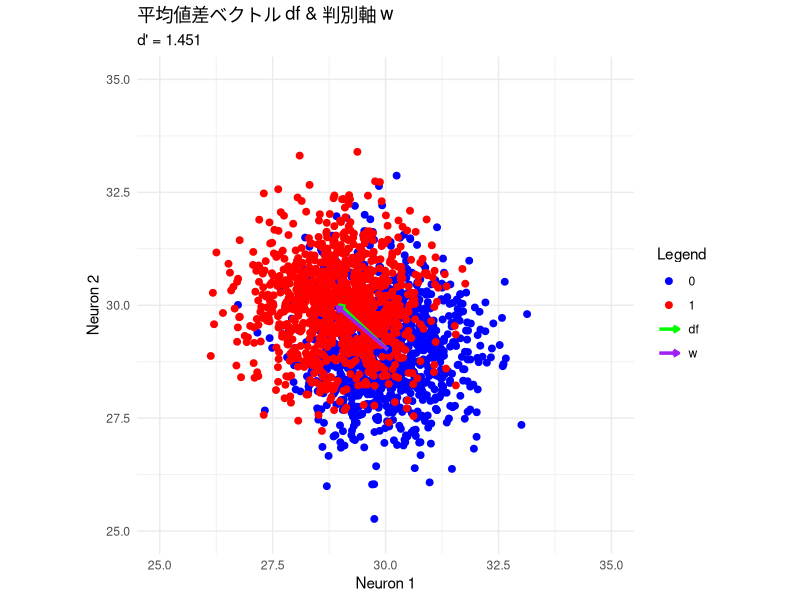
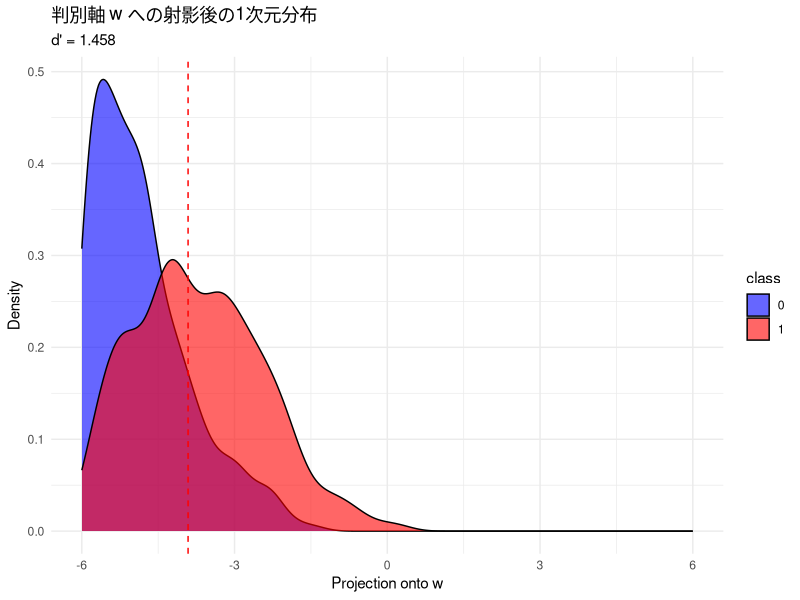
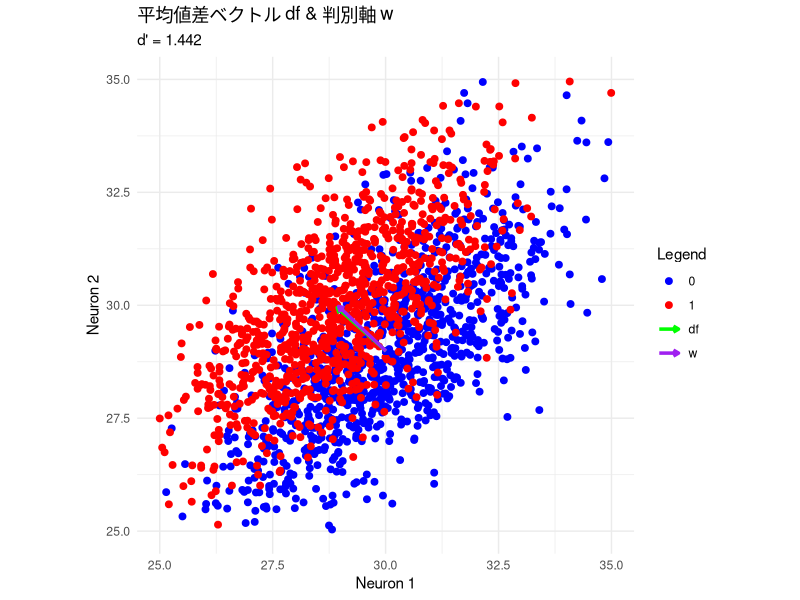
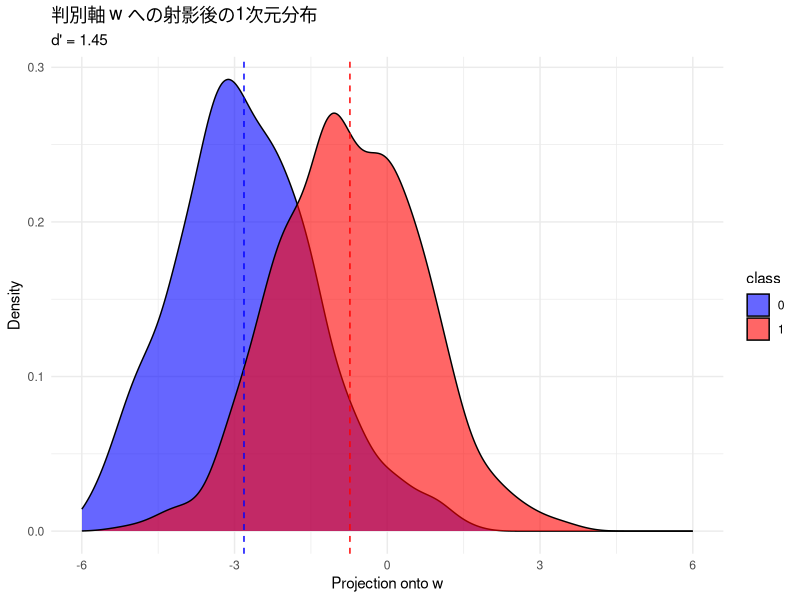
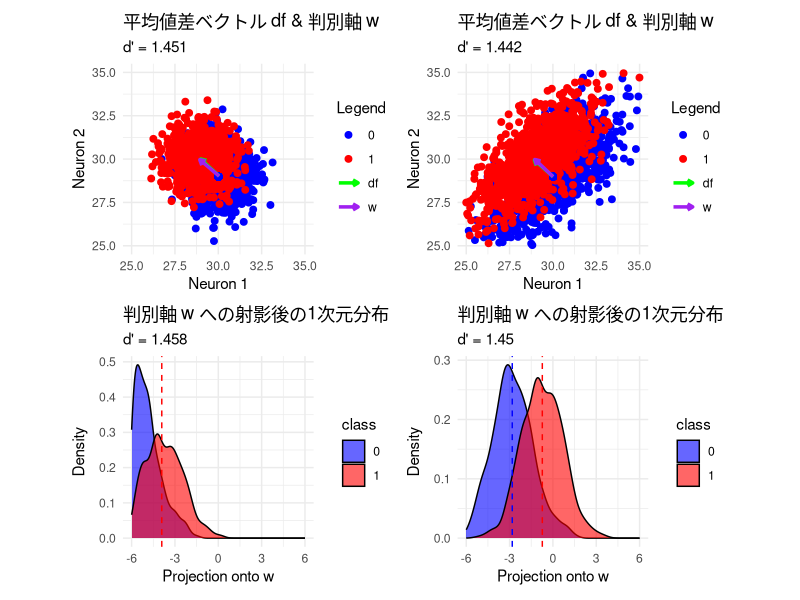

The R script that drew these images, in order:
# 2つのニューロンが「同じ方向に揺れる」ため、総和方向（信号方向）での変動が増える
# ニューロンが独立なら、一方が大きく揺れても、もう一方が逆方向に揺れることもあるので、総和方向では揺れがある程度打ち消される
# これによって総和方向の分散は抑えられる

library(ggplot2)
library(MASS)

n <- 1000

mu_0 <- c(30, 29) # 非負じゃないとgainをかけたときおかしくなる
mu_1 <- c(29, 30)

Sigma_0 <- matrix(c(1.0, 0, 0, 1.0), nrow = 2)
Sigma_1 <- matrix(c(1.0, 0, 0, 1.0), nrow = 2)

data0 <- mvrnorm(n, mu = mu_0, Sigma = Sigma_0) # class 0
data1 <- mvrnorm(n, mu = mu_1, Sigma = Sigma_1) # class 1

data <- data.frame(
  class = factor(c(rep(0, n), rep(1, n))),
  neuron1 = c(data0[, 1], data1[, 1]),
  neuron2 = c(data0[, 2], data1[, 2])
)

neurons <- c("neuron1", "neuron2")

data0_sub <- data[data$class == 0, neurons]
data1_sub <- data[data$class == 1, neurons]
df <- colMeans(data1_sub) - colMeans(data0_sub)

# 共分散行列と正則化
lambda <- 0.01
Sigma <- (cov(data0) + cov(data1)) / 2
Sigma <- Sigma + lambda * diag(length(neurons))

# 判別軸 w
w <- solve(Sigma) %*% df
w_scaled <- as.numeric(w)

# 平均ベクトル
mean0 <- colMeans(data0)
mean1 <- colMeans(data1)

(lfi <- t(df) %*% solve(Sigma) %*% df)
(dp <- sqrt(lfi))

# 2d plot
arrows_df <- data.frame(
  x = c(mean0[1], mean0[1]),
  y = c(mean0[2], mean0[2]),
  xend = c(mean0[1] + df[1], mean0[1] + w_scaled[1]),
  yend = c(mean0[2] + df[2], mean0[2] + w_scaled[2]),
  type = c("df", "w")
)

g1 <- ggplot(data, aes(x = neuron1, y = neuron2, color = class)) +
  geom_point(size = 2) +
  geom_point(aes(x = mean0[1], y = mean0[2]), color = "blue", size = 2) +
  geom_point(aes(x = mean1[1], y = mean1[2]), color = "red", size = 2) +
  geom_segment(data = arrows_df, 
               aes(x = x, y = y, xend = xend, yend = yend, color = type),
               arrow = arrow(length = unit(0.15,"cm")), lwd = 1.2) +
  coord_fixed() +
  scale_color_manual(values = c("0" = "blue", "1" = "red", "df" = "green", "w" = "purple")) +
  labs(title = "平均値差ベクトル df & 判別軸 w",
       subtitle = paste("d' =", round(dp, 3)),
       x = "Neuron 1", y = "Neuron 2", color = "Legend") +
  xlim(25, 35) + ylim(25, 35) +
  theme_minimal()
g1

# 1d plot
proj0 <- as.numeric(data0 %*% w)
proj1 <- as.numeric(data1 %*% w)

proj_df <- data.frame(
  projection = c(proj0, proj1),
  class = factor(c(rep(0, n), rep(1, n)))
)

mu_proj0 <- mean(proj0)
mu_proj1 <- mean(proj1)
sd_proj <- sqrt((var(proj0) + var(proj1)) / 2) # mean squared sd

(dp_1d <- (mu_proj1 - mu_proj0) / sd_proj)

g2 <- ggplot(proj_df, aes(x = projection, fill = class)) +
  geom_density(alpha = 0.6) +
  geom_vline(xintercept = mu_proj0, color = "blue", linetype = "dashed") +
  geom_vline(xintercept = mu_proj1, color = "red", linetype = "dashed") +
  scale_fill_manual(values = c("0" = "blue", "1" = "red")) +
  labs(title = "判別軸 w への射影後の1次元分布",
       subtitle = paste("d' =", round(dp_1d, 3)),
       x = "Projection onto w",
       y = "Density") +
  xlim(-6, 6) +
  theme_minimal()
g2


### gain variability
sigma_g <- 0.05
gain0 <- rgamma(n, shape = 1 / sigma_g^2, scale = sigma_g^2)
gain1 <- rgamma(n, shape = 1 / sigma_g^2, scale = sigma_g^2)

data0[, 1] <- data0[, 1] * gain0
data0[, 2] <- data0[, 2] * gain0

data1[, 1] <- data1[, 1] * gain1
data1[, 2] <- data1[, 2] * gain1

data <- data.frame(
  class = factor(c(rep(0, n), rep(1, n))),
  neuron1 = c(data0[, 1], data1[, 1]),
  neuron2 = c(data0[, 2], data1[, 2])
)

data0_sub <- data[data$class == 0, neurons] # なぜ必要？　subとは？
data1_sub <- data[data$class == 1, neurons]
df <- colMeans(data1_sub) - colMeans(data0_sub)

# 共分散行列と正則化
lambda <- 0.01
Sigma <- (cov(data0) + cov(data1)) / 2
Sigma <- Sigma + lambda * diag(length(neurons))

# 判別軸 w
w <- solve(Sigma) %*% df
w_scaled <- as.numeric(w)

# 平均ベクトル
mean0 <- colMeans(data0)
mean1 <- colMeans(data1)

(lfi <- t(df) %*% solve(Sigma) %*% df)
(dp <- sqrt(lfi))

# 2d plot
arrows_df <- data.frame(
  x = c(mean0[1], mean0[1]),
  y = c(mean0[2], mean0[2]),
  xend = c(mean0[1] + df[1], mean0[1] + w_scaled[1]),
  yend = c(mean0[2] + df[2], mean0[2] + w_scaled[2]),
  type = c("df", "w")
)

g3 <- ggplot(data, aes(x = neuron1, y = neuron2, color = class)) +
  geom_point(size = 2) +
  geom_point(aes(x = mean0[1], y = mean0[2]), color = "blue", size = 2) +
  geom_point(aes(x = mean1[1], y = mean1[2]), color = "red", size = 2) +
  geom_segment(data = arrows_df, 
               aes(x = x, y = y, xend = xend, yend = yend, color = type),
               arrow = arrow(length = unit(0.15,"cm")), lwd = 1.2) +
  coord_fixed() +
  scale_color_manual(values = c("0" = "blue", "1" = "red", "df" = "green", "w" = "purple")) +
  labs(title = "平均値差ベクトル df & 判別軸 w",
       subtitle = paste("d' =", round(dp, 3)),
       x = "Neuron 1", y = "Neuron 2", color = "Legend") +
  xlim(25, 35) + ylim(25, 35) +
  theme_minimal()
g3

# 1d plot
proj0 <- as.numeric(data0 %*% w)
proj1 <- as.numeric(data1 %*% w)

proj_df <- data.frame(
  projection = c(proj0, proj1),
  class = factor(c(rep(0, n), rep(1, n)))
)

mu_proj0 <- mean(proj0)
mu_proj1 <- mean(proj1)
sd_proj <- sqrt((var(proj0) + var(proj1)) / 2) # mean squared sd

(dp_1d <- (mu_proj1 - mu_proj0) / sd_proj)

g4 <- ggplot(proj_df, aes(x = projection, fill = class)) +
  geom_density(alpha = 0.6) +
  geom_vline(xintercept = mu_proj0, color = "blue", linetype = "dashed") +
  geom_vline(xintercept = mu_proj1, color = "red", linetype = "dashed") +
  scale_fill_manual(values = c("0" = "blue", "1" = "red")) +
  labs(title = "判別軸 w への射影後の1次元分布",
       subtitle = paste("d' =", round(dp_1d, 3)),
       x = "Projection onto w",
       y = "Density") +
  xlim(-6, 6) +
  theme_minimal()
g4

plot_list_1 <- list(g1, g3, g2, g4)
plots_1 <- lapply(plot_list_1, function(p) {
  p + theme(plot.margin = margin(t = 5, r = 5, b = 5, l = 5, unit = "pt"))
})
lda_projection <- patchwork::wrap_plots(plots_1, nrow = 2)
ggsave("lda_projection.png", lda_projection, width = 7, height = 6, dpi = 300)
